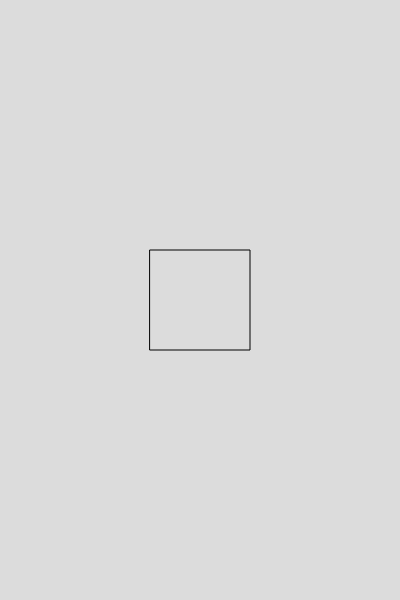
Frame 1 (no input)
Frame 60 (no input): identical to frame 1, image omitted
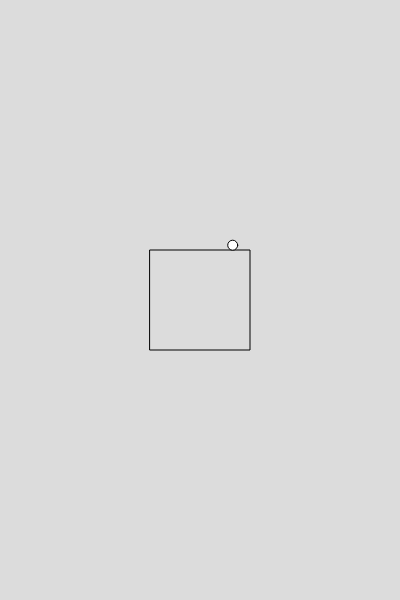
Frame 120 (the mouse pressed at the canvas centre since frame 60)

The p5.js sketch that drew these frames (run headless with seeded random() and noise() and a simulated clock; from frame 60 on, the mouse is pressed at the canvas centre):

// p5.js sketch
// ── sketch.js
let ball;
let balls = [];
let Wall = 100;


function setup() {
  createCanvas(400, 600); 
  // ball = new Walker();
  rectMode(CENTER);
}


function draw() {
  background(220);
  push();
  noFill();
  rect(width/2,height/2,Wall);
  pop();
  
  for(let b of balls){
  b.update();
  b.display();
  b.checkEdges(200+Wall/2,200-Wall/2,200+Wall/2,200-Wall/2);
  }

}

function mousePressed() {
   // b.vel.add(5,-5)
  let b = new Walker();
  balls.push(b);
  
}
// ── Walker.js
class Walker {
  
  constructor() {
    this.pos = createVector(width/2, height/2);
    this.vel = createVector(random(-5,5),0);
    this.acc = createVector(0,0.5);
    this.w = 10;
  }
  
  update() {
    
    this.vel.add(this.acc);
    this.vel.mult(0.97);
    this.pos.add(this.vel);
    // this.checkEdges();
  }
  
  
  checkEdges2() {
    if (this.pos.x > width) {
      this.pos.x = 0;
    } else if (this.pos.x < 0) {
      this.pos.x = width;
    }

    if (this.pos.y > height) {
      this.pos.y = 0;
    } else if (this.pos.y < 0) {
      this.pos.y = height;
    }
  }
  
  checkEdges(rWall,lWall,under,upper){
    if(this.pos.x>rWall-5 ||this.pos.x < lWall+5){
      this.vel.x *= -1;
    }
    if(this.pos.y>under-5 || this.pos.y < upper+5){
        if(this.pos.y > under-5){
      this.pos.y = under-5
    }
      
      this.vel.y *= -1;
    }
  
  }
  
  
  display() {
	ellipse(this.pos.x, this.pos.y, this.w);
  }
}
